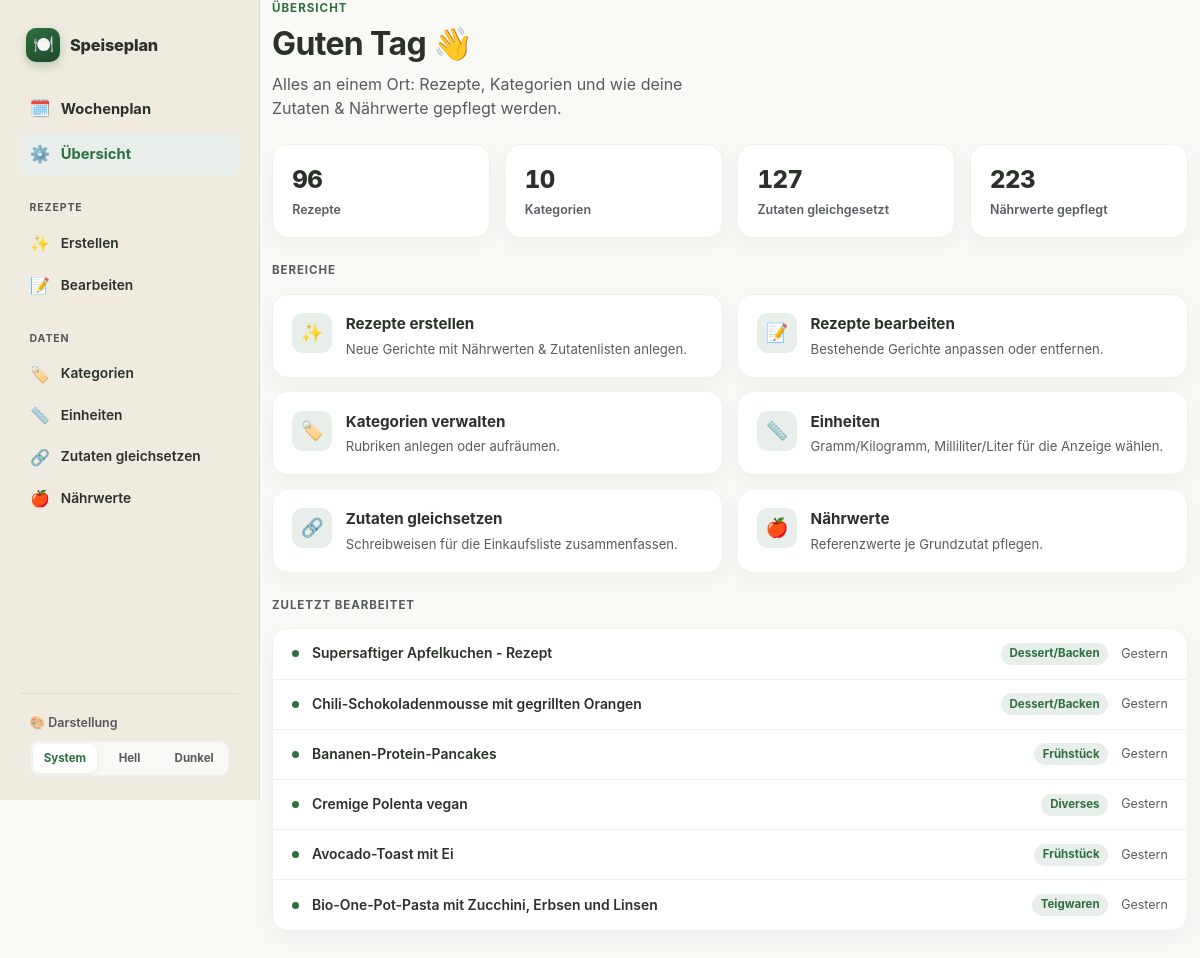
/manage, run on the app's committed database.
### models.py (models this page shows)
class Recipe(db.Model):
    id = db.Column(db.Integer, primary_key=True)
    name = db.Column(db.String(100), nullable=False)
    category_id = db.Column(db.Integer, db.ForeignKey('category.id'), nullable=False)
    is_side_dish = db.Column(db.Boolean, default=False, nullable=False)
    is_favorite = db.Column(db.Boolean, default=False, nullable=False)
    servings = db.Column(db.Integer, nullable=False, default=2)
    calories = db.Column(db.Integer, default=0)
    protein = db.Column(db.Float, default=0.0)
    carbs = db.Column(db.Float, default=0.0)
    fat = db.Column(db.Float, default=0.0)
    nutrition_override = db.Column(db.Boolean, default=False, nullable=False)
    source_url = db.Column(db.String(500), nullable=True)
    instructions = db.Column(db.Text, nullable=True)
    updated_at = db.Column(db.DateTime, default=db.func.now())
    category = db.relationship('Category', backref=db.backref('recipes', lazy=True))
    ingredients = db.relationship('Ingredient', backref='recipe', cascade="all, delete-orphan")
    seasons = db.relationship('RecipeSeason', backref='recipe', cascade="all, delete-orphan")

class Category(db.Model):
    id = db.Column(db.Integer, primary_key=True)
    name = db.Column(db.String(50), unique=True, nullable=False)

### routes/manage.py (the view)
@manage_bp.route('/manage')
def manage():
    recent_recipes = (
        Recipe.query.filter(Recipe.updated_at.isnot(None))
        .order_by(Recipe.updated_at.desc())
        .limit(RECENT_RECIPES_LIMIT)
        .all()
    )
    stats = {
        "recipe_count": Recipe.query.count(),
        "category_count": Category.query.count(),
        "aliased_ingredient_count": len(list_alias_canonical_names()),
        "nutrition_entry_count": IngredientNutrition.query.count(),
    }
    recent = [
        {"recipe": r, "when": _format_relative_day(r.updated_at)}
        for r in recent_recipes
    ]
    return render_template('manage.html', stats=stats, recent=recent)

### app.py (called while the page is built)
@app.after_request
def set_security_headers(response):
    response.headers['X-Content-Type-Options'] = 'nosniff'
    response.headers['X-Frame-Options'] = 'DENY'
    response.headers['Referrer-Policy'] = 'same-origin'
    response.headers['Permissions-Policy'] = 'geolocation=(), camera=(), microphone=()'
    response.headers['Content-Security-Policy'] = (
        "default-src 'self'; "
        "script-src 'self' 'unsafe-inline'; "
        "style-src 'self' 'unsafe-inline'; "
        "img-src 'self' data:; "
        "frame-ancestors 'none'; "
        "base-uri 'self'; "
        "form-action 'self'"
    )
    return response

@app.context_processor
def inject_css_version():
    css_path = os.path.join(app.static_folder, 'style.css')
    try:
        css_version = int(os.path.getmtime(css_path))
    except OSError:
        css_version = 0
    return {'css_version': css_version}

@app.context_processor
def inject_shopping_categories():
    return {
        'shopping_categories': SHOPPING_CATEGORIES,
        'shopping_uncategorized': UNCATEGORIZED,
        'pantry_categories': sorted(PANTRY_CATEGORIES),
    }

@app.context_processor
def inject_ingredient_aliases():
    return {'ingredient_aliases': get_all_aliases()}

@app.context_processor
def inject_ingredient_nutrition():
    return {'ingredient_nutrition': get_all_nutrition_entries()}

### routes/manage.py (called while the page is built)
def _format_relative_day(dt):
    days = (datetime.now(timezone.utc).replace(tzinfo=None).date() - dt.date()).days
    if days <= 0:
        return "Heute"
    if days == 1:
        return "Gestern"
    return f"vor {days} Tagen"

### services/ingredient_aliases.py (called while the page is built)
def get_all_aliases():
    return {a.raw_name: a.canonical_name for a in IngredientAlias.query.all()}

### services/nutrition.py (called while the page is built)
def compute_calories(protein, carbs, fat):
    return round((protein or 0) * 4 + (carbs or 0) * 4 + (fat or 0) * 9)

def get_all_nutrition_entries():
    return {
        e.canonical_name: {
            "reference_amount": e.reference_amount, "reference_unit": e.reference_unit,
            "calories": compute_calories(e.protein, e.carbs, e.fat),
            "protein": e.protein, "carbs": e.carbs, "fat": e.fat,
        }
        for e in IngredientNutrition.query.all()
    }

def list_alias_canonical_names():
    rows = db.session.query(IngredientAlias.canonical_name).distinct().all()
    return sorted({r[0] for r in rows})

### templates/manage.html
{% extends 'base.html' %}
{% block content %}
<div style="max-width: 980px;">
    <div class="mb-4">
        <p class="eyebrow">Übersicht</p>
        <h1 class="fw-bold" style="font-size: 2rem; letter-spacing: -0.02em;">Guten Tag 👋</h1>
        <p class="text-muted" style="max-width: 46ch;">Alles an einem Ort: Rezepte, Kategorien und wie deine Zutaten &amp; Nährwerte gepflegt werden.</p>
    </div>
    <div class="stat-row mb-4">
        <div class="stat"><div class="num">{{ stats.recipe_count }}</div><div class="cap">Rezepte</div></div>
        <div class="stat"><div class="num">{{ stats.category_count }}</div><div class="cap">Kategorien</div></div>
        <div class="stat"><div class="num">{{ stats.aliased_ingredient_count }}</div><div class="cap">Zutaten gleichgesetzt</div></div>
        <div class="stat"><div class="num">{{ stats.nutrition_entry_count }}</div><div class="cap">Nährwerte gepflegt</div></div>
    </div>
    <p class="section-title">Bereiche</p>
    <div class="tile-grid">
        <a class="tile" href="{{ url_for('recipes.recipe_create_view') }}">
            <span class="ic">✨</span>
            <span class="txt"><span class="t">Rezepte erstellen</span><span class="d">Neue Gerichte mit Nährwerten &amp; Zutatenlisten anlegen.</span></span>
        </a>
        <a class="tile" href="{{ url_for('recipes.recipe_edit_list_view') }}">
            <span class="ic">📝</span>
            <span class="txt"><span class="t">Rezepte bearbeiten</span><span class="d">Bestehende Gerichte anpassen oder entfernen.</span></span>
        </a>
        <a class="tile" href="{{ url_for('categories.category_manage_view') }}">
            <span class="ic">🏷️</span>
            <span class="txt"><span class="t">Kategorien verwalten</span><span class="d">Rubriken anlegen oder aufräumen.</span></span>
        </a>
        <a class="tile" href="{{ url_for('settings.units_view') }}">
            <span class="ic">📏</span>
            <span class="txt"><span class="t">Einheiten</span><span class="d">Gramm/Kilogramm, Milliliter/Liter für die Anzeige wählen.</span></span>
        </a>
        <a class="tile" href="{{ url_for('settings.ingredient_aliases_view') }}">
            <span class="ic">🔗</span>
            <span class="txt"><span class="t">Zutaten gleichsetzen</span><span class="d">Schreibweisen für die Einkaufsliste zusammenfassen.</span></span>
        </a>
        <a class="tile" href="{{ url_for('settings.ingredient_nutrition_view') }}">
            <span class="ic">🍎</span>
            <span class="txt"><span class="t">Nährwerte</span><span class="d">Referenzwerte je Grundzutat pflegen.</span></span>
        </a>
    </div>
    {% if recent %}
    <p class="section-title mt-4">Zuletzt bearbeitet</p>
    <div class="panel-list">
        {% for item in recent %}
        <div class="panel-row">
            <span class="dot"></span>
            <span class="name">{{ item.recipe.name }}{% if item.recipe.is_favorite %} ⭐{% endif %}</span>
            <span class="tag">{{ item.recipe.category.name }}</span>
            <span class="when">{{ item.when }}</span>
        </div>
        {% endfor %}
    </div>
    {% endif %}
</div>
{% endblock %}

### templates/base.html (shortened to what this page needs)
<!DOCTYPE html>
<html lang="de">
<head>
    <link rel="stylesheet" href="{{ url_for('static', filename='bootstrap.min.css') }}" type="text/css">
    <link rel="stylesheet" href="{{ url_for('static', filename='style.css') }}?v={{ css_version }}" type="text/css">
</head>
<body>
    <div class="app-shell">
        <aside class="app-rail">
            <a class="rail-brand" href="/">
                <span class="mark">🍽️</span>
                <span class="name">Speiseplan</span>
            </a>
            <div class="nav-primary">
                <a class="nav-link {% if request.path == '/' or request.path.startswith('/plan') %}active{% endif %}" href="/"><span class="ic">🗓️</span>Wochenplan</a>
                <a class="nav-link {% if request.path == '/manage' %}active{% endif %}" href="/manage"><span class="ic">⚙️</span>Übersicht</a>
            </div>
            <div class="rail-section">
                <div class="rail-label">Rezepte</div>
                <a class="rail-link {% if request.path == '/manage/recipe/create' %}active{% endif %}" href="/manage/recipe/create"><span class="ic">✨</span>Erstellen</a>
                <a class="rail-link {% if request.path == '/manage/recipe/edit-list' %}active{% endif %}" href="/manage/recipe/edit-list"><span class="ic">📝</span>Bearbeiten</a>
            </div>
            <div class="rail-section">
                <div class="rail-label">Daten</div>
                <a class="rail-link {% if request.path == '/manage/categories' %}active{% endif %}" href="/manage/categories"><span class="ic">🏷️</span>Kategorien</a>
                <a class="rail-link {% if request.path == '/manage/units' %}active{% endif %}" href="/manage/units"><span class="ic">📏</span>Einheiten</a>
                <a class="rail-link {% if request.path == '/manage/ingredient-aliases' %}active{% endif %}" href="/manage/ingredient-aliases"><span class="ic">🔗</span>Zutaten gleichsetzen</a>
                <a class="rail-link {% if request.path == '/manage/ingredient-nutrition' %}active{% endif %}" href="/manage/ingredient-nutrition"><span class="ic">🍎</span>Nährwerte</a>
            </div>
            <div class="rail-theme">
                <div class="theme-row"><span class="lbl">🎨 Darstellung</span></div>
                <div class="segmented" id="themeSwitcher">
                    <button type="button" data-theme-choice="system">System</button>
                    <button type="button" data-theme-choice="light">Hell</button>
                    <button type="button" data-theme-choice="dark">Dunkel</button>
                </div>
            </div>
        </aside>
        <div class="app-content">
            <div class="container pb-5">
                {% block content %}{% endblock %}
            </div>
        </div>
    </div>
</body>
</html>

### templates/base.html (style rules this page uses)
body { font-family: -apple-system, BlinkMacSystemFont, "Segoe UI", Roboto, Helvetica, Arial, sans-serif; }

### data on the page
Recipe: recipe.name "Supersaftiger Apfelkuchen - Rezept"
Category: recipe.category.name "Dessert/Backen" "Dessert/Backen"
Recipe: recipe.name "Chili-Schokoladenmousse mit gegrillten Orangen"
Recipe: recipe.name "Bananen-Protein-Pancakes"
Category: recipe.category.name "Frühstück" "Frühstück"
Recipe: recipe.name "Cremige Polenta vegan"
Category: recipe.category.name "Diverses"
Recipe: recipe.name "Avocado-Toast mit Ei"
Recipe: recipe.name "Bio-One-Pot-Pasta mit Zucchini, Erbsen und Linsen"
Category: recipe.category.name "Teigwaren"

### other printed values
{{ stats.recipe_count }} "96"
{{ stats.category_count }} "10"
{{ stats.aliased_ingredient_count }} "127"
{{ stats.nutrition_entry_count }} "223"
{{ item.when }} "Gestern" "Gestern" "Gestern" "Gestern" "Gestern" "Gestern"
